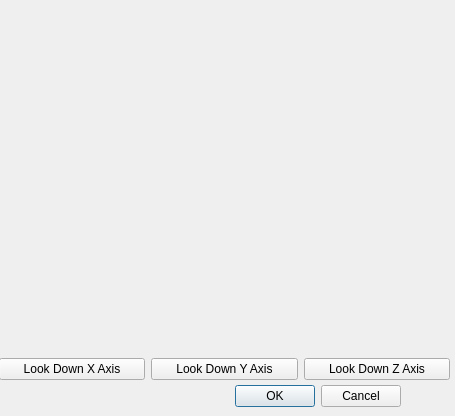
<?xml version="1.0" encoding="UTF-8"?>
<ui version="4.0">
 <class>EditCameraDialog</class>
 <widget class="QDialog" name="EditCameraDialog">
  <property name="geometry">
   <rect>
    <x>0</x>
    <y>0</y>
    <width>455</width>
    <height>416</height>
   </rect>
  </property>
  <property name="windowTitle">
   <string>Edit Camera Dialog</string>
  </property>
  <widget class="QDialogButtonBox" name="buttonBox">
   <property name="geometry">
    <rect>
     <x>60</x>
     <y>380</y>
     <width>341</width>
     <height>32</height>
    </rect>
   </property>
   <property name="orientation">
    <enum>Qt::Horizontal</enum>
   </property>
   <property name="standardButtons">
    <set>QDialogButtonBox::Cancel|QDialogButtonBox::Ok</set>
   </property>
   <property name="centerButtons">
    <bool>false</bool>
   </property>
  </widget>
  <widget class="QWidget" name="verticalLayoutWidget">
   <property name="geometry">
    <rect>
     <x>-1</x>
     <y>-1</y>
     <width>451</width>
     <height>381</height>
    </rect>
   </property>
   <layout class="QVBoxLayout" name="verticalLayout">
    <item>
     <widget class="DoubleInputForm" name="doubleInputCamFov" native="true"/>
    </item>
    <item>
     <widget class="DoubleInputForm" name="doubleInputCamPosX" native="true"/>
    </item>
    <item>
     <widget class="DoubleInputForm" name="doubleInputCamPosY" native="true"/>
    </item>
    <item>
     <widget class="DoubleInputForm" name="doubleInputCamPosZ" native="true"/>
    </item>
    <item>
     <widget class="DoubleInputForm" name="doubleInputFarDrawDist" native="true"/>
    </item>
    <item>
     <layout class="QHBoxLayout" name="hLayoutRotZ">
      <item>
       <widget class="QPushButton" name="lookXAxis">
        <property name="enabled">
         <bool>true</bool>
        </property>
        <property name="text">
         <string>Look Down X Axis</string>
        </property>
       </widget>
      </item>
      <item>
       <widget class="QPushButton" name="lookYAxis">
        <property name="enabled">
         <bool>true</bool>
        </property>
        <property name="text">
         <string>Look Down Y Axis</string>
        </property>
       </widget>
      </item>
      <item>
       <widget class="QPushButton" name="lookZAxis">
        <property name="text">
         <string>Look Down Z Axis</string>
        </property>
       </widget>
      </item>
     </layout>
    </item>
   </layout>
  </widget>
 </widget>
 <customwidgets>
  <customwidget>
   <class>DoubleInputForm</class>
   <extends>QWidget</extends>
   <header>doubleinputform.h</header>
   <container>1</container>
  </customwidget>
 </customwidgets>
 <resources/>
 <connections>
  <connection>
   <sender>buttonBox</sender>
   <signal>accepted()</signal>
   <receiver>EditCameraDialog</receiver>
   <slot>accept()</slot>
   <hints>
    <hint type="sourcelabel">
     <x>248</x>
     <y>254</y>
    </hint>
    <hint type="destinationlabel">
     <x>157</x>
     <y>274</y>
    </hint>
   </hints>
  </connection>
  <connection>
   <sender>buttonBox</sender>
   <signal>rejected()</signal>
   <receiver>EditCameraDialog</receiver>
   <slot>reject()</slot>
   <hints>
    <hint type="sourcelabel">
     <x>316</x>
     <y>260</y>
    </hint>
    <hint type="destinationlabel">
     <x>286</x>
     <y>274</y>
    </hint>
   </hints>
  </connection>
 </connections>
</ui>
